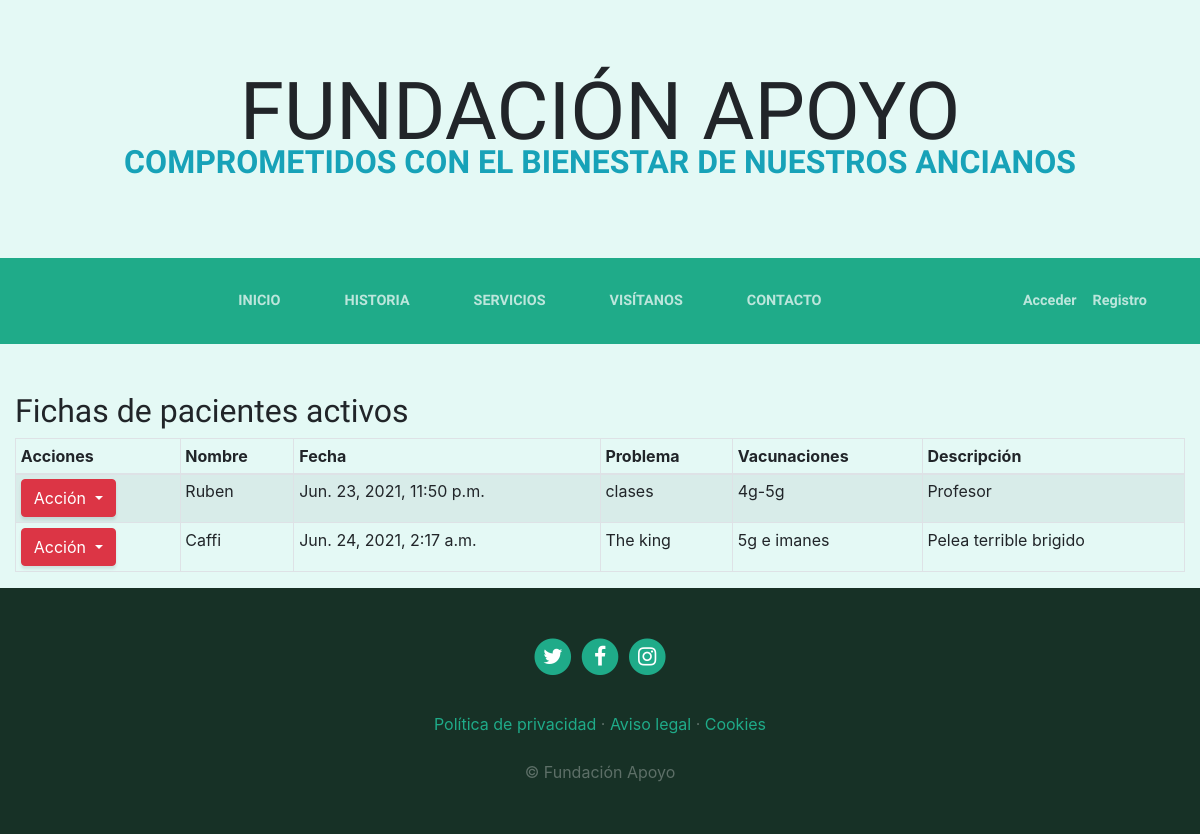
Screenshot of /blog/ with the database file from the repository.
### core/models.py (models this page shows, shortened)
class Personas(models.Model):
    nombre = models.CharField(max_length=40,verbose_name='Nombre Completo')
    fecha = models.DateTimeField(default=now,verbose_name='Fecha')
    problema = models.TextField(verbose_name='Problema o Sugerencias')
    vacunaciones = models.CharField(max_length=50, verbose_name='Vacunas')
    descripcion = models.TextField(verbose_name='Descripción')
    class Meta:
        verbose_name = 'Persona'
        verbose_name_plural = 'Personas'

### core/views.py (the view)
# urls.py: 2. Add a URL to urlpatterns:  path('blog/', include('blog.urls'))
def blog(request):
    blog = Personas.objects.all()
    return render(request, "core/blog.html",{'blog':blog})

### core/templates/core/blog.html (shortened to what this page needs)
{% extends 'core/base.html' %}
{% load static %}
{% block content %}
<div class="container-xl">
    <div class="container col-12">
        <h2 class="mt-5">Fichas de pacientes activos</h2>
        <table id="gestion-obras-tabla" class="table table-striped table-bordered table-sm" cellspacing="0"
            width="100%">
            <thead class="gestion-obras-encabezado">
                <tr>
                    <th class="th-sm">Acciones</th>
                    <th class="th-sm">Nombre</th>
                    <th class="th-sm">Fecha</th>
                    <th class="th-sm">Problema</th>
                    <th class="th-sm">Vacunaciones</th>
                    <th class="th-sm">Descripción</th>
                </tr>
            </thead>
            <tbody>
            {% for blog in blog %}
                <tr class="gestion-obras-fila">
                    <td>
                        <div class="btn-group">
                            <button type="button" class="btn btn-danger dropdown-toggle" data-toggle="dropdown"
                                aria-haspopup="true" aria-expanded="false">
                                Acción
                            </button>
                        </div>
                    </td>
                        <td>{{blog.nombre}}</td>
                        <td>{{blog.fecha}}</td>
                        <td>{{blog.problema}}</td>
                        <td>{{blog.vacunaciones}}</td>
                        <td>{{blog.descripcion}}</td>
                </tr>
            {% endfor %}
            </tbody>
        </table>
    </div>
</div>
{% endblock content %}

### core/static/core/css/business-casual.css (style rules this page uses)
body { background-color: #e4f9f5; }
h1, h2, h3, h4, h5, h6 { font-family: 'Raleway'; }
.btn { box-shadow: 0px 3px 3px 0px rgba(33, 37, 41, 0.1); }

### rows the page displays
Personas: nombre "Ruben", fecha "Jun. 23, 2021, 11:50 p.m.", problema "clases", vacunaciones "4g-5g", descripcion "Profesor"
Personas: nombre "Caffi", fecha "Jun. 24, 2021, 2:17 a.m.", problema "The king", vacunaciones "5g e imanes", descripcion "Pelea terrible brigido"
